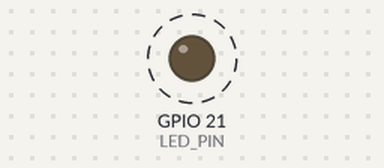
Simulated run of this sketch. Board: Seeed XIAO ESP32-S3. On the bench: output pins drawn as LEDs (lit = HIGH). Dashed ring = blinking. What the sketch prints to the serial monitor is not drawn.

Above: at 2.2 s.
Timing chart, 0 to 5.0 s (numbered marks = the images above):
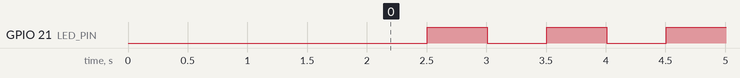

Measured:
- by itself, GPIO 21 (LED_PIN): alternates HIGH for 0.50 s and LOW for 0.50 s

The sketch:

step01_hello.ino
```cpp
// Step 1: ทดสอบว่าบอร์ดทำงาน
// - ไฟ LED บนบอร์ดกะพริบ
// - พิมพ์ข้อความออก Serial Monitor
// - เช็กว่าเปิด PSRAM สำเร็จไหม

const int LED_PIN = 21;  // ไฟสีส้มบน XIAO ESP32S3 (ติดเมื่อสั่ง LOW)

// setup() ทำงานครั้งเดียวตอนเปิดเครื่อง
void setup() {
  Serial.begin(115200);  // เปิดช่องคุยกับคอมผ่าน USB ความเร็ว 115200
  delay(2000);           // รอให้คอมเปิด Serial Monitor ทัน

  pinMode(LED_PIN, OUTPUT);

  Serial.println("=== Memory Clip: Step 1 ===");
  Serial.printf("Chip: %s, %d cores\n", ESP.getChipModel(), ESP.getChipCores());
  Serial.printf("Flash: %u MB\n", ESP.getFlashChipSize() / (1024 * 1024));

  if (psramFound()) {
    Serial.printf("PSRAM: OK, %u KB\n", ESP.getPsramSize() / 1024);
  } else {
    Serial.println("PSRAM: NOT FOUND (ลืมใส่ PSRAM=opi ตอนคอมไพล์?)");
  }
}

// loop() ทำงานวนซ้ำไปเรื่อยๆ ไม่มีวันจบ
void loop() {
  digitalWrite(LED_PIN, LOW);   // ไฟติด
  delay(500);
  digitalWrite(LED_PIN, HIGH);  // ไฟดับ
  delay(500);

  Serial.printf("alive %lu s\n", millis() / 1000);  // millis() = เวลาตั้งแต่เปิดเครื่อง (มิลลิวินาที)
}
```
